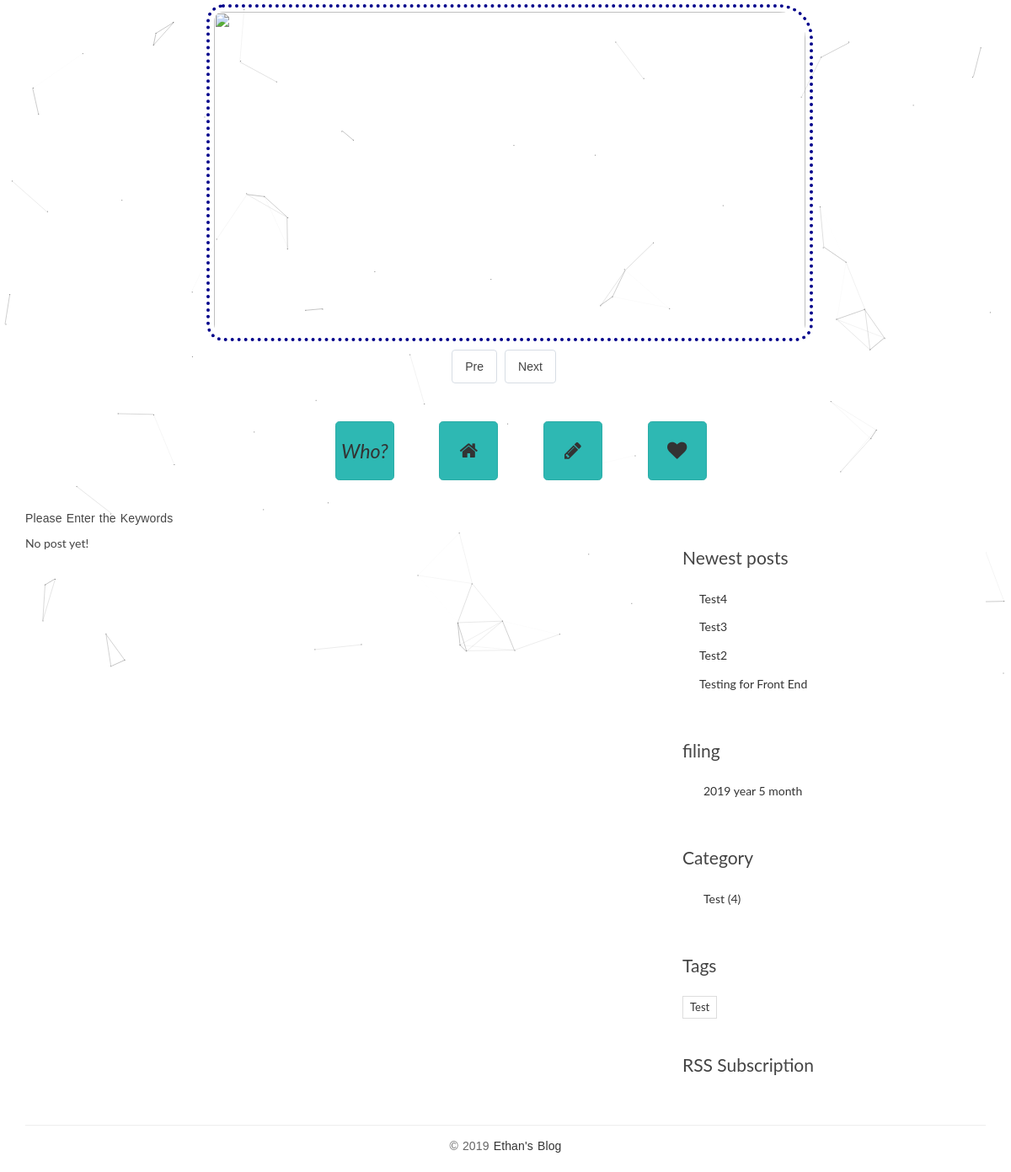
The app's page /search/ with its own data.
### blog/models.py (models this page shows, shortened)
class Post(models.Model):
    title = models.CharField(max_length=70)
    views = models.PositiveIntegerField(default=0)
    body = models.TextField()
    excerpt = models.CharField(max_length=200, blank=True)
    created_time = models.DateTimeField()
    modified_time = models.DateTimeField()
    category = models.ForeignKey(Category,on_delete=models.CASCADE)
    tags = models.ManyToManyField(Tag, blank=True)
    author = models.ForeignKey(User,on_delete=models.CASCADE)
    def get_absolute_url(self):
        return reverse('blog:detail', kwargs={'pk': self.pk})
    class Meta:
        ordering=['-created_time','title']

class Category(models.Model):
    name = models.CharField(max_length=100)

class Tag(models.Model):
    name = models.CharField(max_length=100)

### blog/views.py (the view)
# urls.py: url(r'^search/$',views.search,name='search'),
def search(request):
    q = request.GET.get('q')
    error_msg = ''
    if not q:
        error_msg = "Please Enter the Keywords"
        return render(request, 'blog/index.html', {'error_msg': error_msg})
    post_list = Post.objects.filter(Q(title__icontains=q) | Q(body__icontains=q))
    return render(request, 'blog/index.html', {'error_msg': error_msg,
                                               'post_list': post_list})

### blog/templatetags/blog_tags.py (called while the page is built)
@register.simple_tag
def get_recent_posts(num=5):
    return Post.objects.all().order_by('-created_time')[:num]

@register.simple_tag
def archives():
    return Post.objects.dates('created_time', 'month', order='DESC')

@register.simple_tag
def get_categories():
    return Category.objects.annotate(num_posts=Count('post')).filter(num_posts__gt=0)

@register.simple_tag
def get_tags():
    return Tag.objects.annotate(num_posts=Count('post')).filter(num_posts__gt=0)

### templates/blog/index.html (shortened to what this page needs)
<div id="imgs">
    <img id="myimg" src="https://gallery.mailchimp.com/1e5cf04d4799beed605f2e945/images/5397da3e-62d1-4173-bbc8-d84993b82163.jpg">
</div>
<p align="center">
    <button class="bt" onclick="preImg()">Pre</button>
    <button class="bt" onclick="nextImg()">Next</button>
</p>
{% extends 'base.html' %}
{% block main %}
    {% if error_msg %}
        <p>{{ error_msg }}</p>
    {% endif %}
    {% for post in post_list %}
        <article class="post post-{{ post.pk }}">
          <header class="entry-header">
                        <h1 class="entry-title">
                            <a href="{{ post.get_absolute_url }}">{{ post.title }}</a>
                        </h1>
                        <div class="entry-meta">
                            <span class="post-category"><a href="#">{{ post.category.name }}</a></span>
                            <span class="post-date"><a href="#"><time class="entry-date" datetime="{{ post.created_time }}">{{ post.created_time }}</time></a></span>
                            <span class="post-author"><a href="#">{{ post.author }}</a></span>
                            <span class="comments-link"><a href="#">{{ post.comment_set.count }} Comments</a></span>
                            <span class="views-count"><a href="#">{{ post.views }} Readings</a></span>
                        </div>
                    </header>
                    <div class="entry-content clearfix">
                        <p>{{ post.excerpt }}</p>
                        <div class="read-more cl-effect-14">
                            <a href="{{ post.get_absolute_url }}" class="more-link">keep reading <span class="meta-nav">→</span></a>
                        </div>
                    </div>
        </article>
    {% empty %}
        <div class="no-post">No post yet!</div>
    {% endfor %}
{% endblock main %}

### templates/base.html (shortened to what this page needs)
{% load staticfiles %}
{% load blog_tags %}
<!DOCTYPE html>
<html>
<head>
    <link rel="stylesheet" href="http://code.ionicframework.com/ionicons/2.0.1/css/ionicons.min.css">
    <link rel="stylesheet" href="{% static 'blog/css/bootstrap.min.css' %}">
    <link rel="stylesheet" href="{% static 'blog/css/pace.css' %}">
    <link rel="stylesheet" href="{% static 'blog/css/custom.css' %}">
    <link rel="stylesheet" href="{% static 'blog/css/highlights/colorful.css' %}">
    <link rel="stylesheet" href="{% static 'blog/css/style.css' %}" media="screen" type="text/css" />
    <link rel="stylesheet" href="http://netdna.bootstrapcdn.com/font-awesome/4.0.3/css/font-awesome.min.css"  type="text/css" />
</head>
<body onload="init()">
<div class="container">
      <div class="container_m">
          <ul class="navigation_m">
            <li>
                <a href="{% url 'blog:index' %}">
                    <i>Who?</i>
                </a>
            </li>
            <li>
                <a href="{% url 'blog:index' %}" class="to top">
                  <i class="fa fa-home"></i>
                </a>
            </li>
            <li>
                <a href="{% url 'blog:index' %}" class="to left">
                  <i class="fa fa-pencil"></i>
                </a>
            </li>
            <li>
                <a href="{% url 'blog:contact' %}" class="to right">
                  <i class="fa fa-heart"></i>
                </a>
            </li>
          </ul>
        </div>
</div>
<div class="content-body">
    <div class="container">
        <div class="row">
            <main class="col-md-8">
                {% block main %}
                {% endblock main %}
            </main>
            <aside class="col-md-4">
                <div class="widget widget-recent-posts">
                  <h3 class="widget-title">Newest posts</h3>
                  {% get_recent_posts as recent_post_list %}
                  <ul>
                    {% for post in recent_post_list %}
                    <li>
                      <a href="{{ post.get_absolute_url }}">{{ post.title }}</a>
                    </li>
                    {% empty %}
                    No Post So Far！
                    {% endfor %}
                  </ul>
                </div>
                <div class="widget widget-archives">
                  <h3 class="widget-title">filing</h3>
                  {% archives as date_list %}
                  <ul>
                    {% for date in date_list %}
                    <li>
                      <a href="{% url 'blog:archives' date.year date.month %}">{{ date.year }} year {{ date.month }} month</a>
                    </li>
                    {% empty %}
                    No Filing！
                    {% endfor %}
                  </ul>
                </div>
                <div class="widget widget-category">
                  <h3 class="widget-title">Category</h3>
                  {% get_categories as category_list %}
                  <ul>
                    {% for category in category_list %}
                    <li>
                      <a href="{% url 'blog:category' category.pk %}">{{ category.name }} <span class="post-count">({{ category.num_posts }})</span></a>
                    </li>
                    {% empty %}
                    No Classification
                    {% endfor %}
                  </ul>
                </div>
                <div class="widget widget-tag-cloud">
                  <h3 class="widget-title">Tags</h3>
                  {% get_tags as tag_list %}
                  <ul>
                    {% for tag in tag_list %}
                    <li>
                      <a href="{% url 'blog:tag' tag.pk %}">{{ tag.name }}</a>
                    </li>
                    {% empty %}
                    No Tag！
                    {% endfor %}
                  </ul>
                </div>
                <div class="rss">
                  <a href="{% url 'rss' %}"> RSS Subscription</a>
                </div>
            </aside>
        </div>
    </div>
</div>
<footer id="site-footer">
    <div class="container">
        <div class="row">
            <div class="col-md-12">
                <p class="copyright">&copy 2019 <a>Ethan's Blog</a>
                </p>
            </div>
        </div>
    </div>
</footer>
</body>
</html>

### blog/static/blog/css/custom.css (style rules this page uses)
* { outline: none; }
h1, h2, h3, h4, h5, h6 { margin-top: 0; }
a { color: #333; }
body { color: #444; font-family: 'Lato', sans-serif; }
p { font-family: 'Ubuntu', sans-serif; font-weight: 400; word-spacing: 1px; letter-spacing: 0.01em; }
img { max-width: 100%; }
.content-body { padding-bottom: 4em; }
.widget { background: #fff; padding: 30px 0 0; }
.widget-title { font-size: 1.5em; margin-bottom: 20px; line-height: 1.6; padding: 10px 0 0; font-weight: 400; }
.widget-recent-posts ul { padding: 0; margin: 0; padding-left: 20px; }
.widget-recent-posts ul li { list-style-type: none; position: relative; line-height: 170%; margin-bottom: 10px; }
.widget-recent-posts ul li::before { content: '\f3d3'; font-family: "Ionicons"; position: absolute; left: -17px; top: 3px; font-size: 16px; color: #000; }
.widget-archives ul { padding: 0; margin: 0; padding-left: 25px; }
.widget-archives ul li { list-style-type: none; position: relative; line-height: 170%; margin-bottom: 10px; }
.widget-archives ul li::before { content: '\f3f3'; font-family: "Ionicons"; position: absolute; left: -25px; top: 1px; font-size: 16px; color: #000; }
.widget-category ul { padding: 0; margin: 0; padding-left: 25px; }
.widget-category ul li { list-style-type: none; position: relative; line-height: 170%; margin-bottom: 10px; }
.widget-category ul li::before { content: '\f3fe'; font-family: "Ionicons"; position: absolute; left: -25px; top: 1px; font-size: 18px; color: #000; }
.widget-tag-cloud ul { padding: 0; margin: 0; margin-right: -10px; }
.widget-tag-cloud ul li { list-style-type: none; font-size: 13px; display: inline-block; margin-right: 10px; margin-bottom: 10px; padding: 3px 8px; border: 1px solid #ddd; }
.rss { font-size: 21px; margin-top: 30px; }
.rss a { color: #444; }
#site-footer { padding-top: 10px; padding: 0 0 1.5em 0; }
.copyright { text-align: center; padding-top: 1em; margin: 0; border-top: 1px solid #eee; color: #666; }
#imgs { width: 60%; height: 400px; margin: 0 auto; }
#imgs img { width:100%; height:400px; margin: 5px; padding: 5px; border-style:dotted; border-color:darkblue; border-width:4px; border-radius:20px; border-top-right-radius:40px; }
.bt { display: inline-block; line-height: 38px; padding: 0 15px; margin-top: 15px; margin-right: 4px; margin-bottom: 10px; text-align: center; background-color: #fff; user-select: none; cursor: pointer; font-size: 14px; border: 1px solid #d7dde4; border-radius: 4px; transition: all .2s ease-in-out; }

### blog/static/blog/css/style.css (style rules this page uses)
.container_m { position: relative; display: inline-block; min-height:1px; padding-right:15px; padding-left:15px; width: 100%; text-align: center; }
.navigation_m:after { content: ''; display: inline-block; clear: both; }
.navigation_m li { list-style: none; display: inline-block; margin: 1em; }
.navigation_m li a { display: inline-block; width: 5em; height: 5em; border-radius: 0.33333333em; line-height: 5em; position: relative; text-align: center; background-color: #2eb8b3; border: 0.08333333em solid #2baca7; overflow: hidden; z-index: 1; }
.navigation_m li a i { display: inline-block; position: absolute; font-size: 1.66666667em; top: 50%; left: 50%; -webkit-transform: translate(-50%, -50%); -webkit-transition: all 0.5s ease; }
.navigation_m li { list-style: none; display: inline-block; margin: 20px; padding: 5px 5px; position: relative; }

### records on screen
Post: title "Test4"
Post: title "Test3"
Post: title "Test2"
Post: title "Testing for Front End"
Category: name "Test", num_posts "4"
Tag: name "Test"

### other values on screen
{{ error_msg }} "Please Enter the Keywords"
{{ date.year }} "2019"
{{ date.month }} "5"
